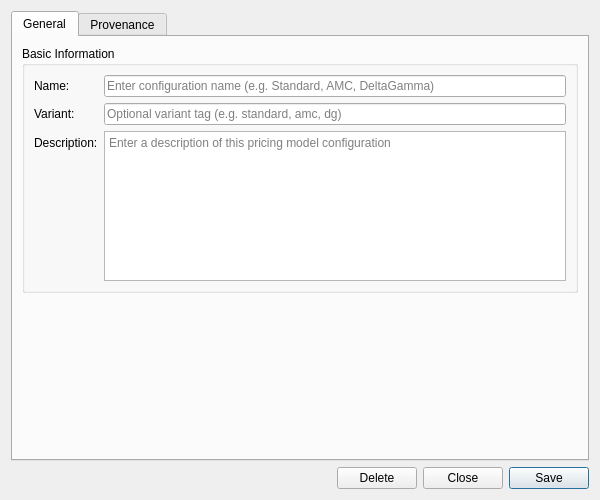
<?xml version="1.0" encoding="UTF-8"?>
<ui version="4.0">
 <class>PricingModelConfigDetailDialog</class>
 <widget class="QWidget" name="PricingModelConfigDetailDialog">
  <property name="geometry">
   <rect>
    <x>0</x>
    <y>0</y>
    <width>600</width>
    <height>500</height>
   </rect>
  </property>
  <property name="sizePolicy">
   <sizepolicy hsizetype="Preferred" vsizetype="Preferred">
    <horstretch>0</horstretch>
    <verstretch>0</verstretch>
   </sizepolicy>
  </property>
  <property name="minimumSize">
   <size>
    <width>600</width>
    <height>500</height>
   </size>
  </property>
  <property name="windowTitle">
   <string>Pricing Model Configuration Details</string>
  </property>
  <layout class="QVBoxLayout" name="verticalLayout">
   <item>
    <widget class="QTabWidget" name="tabWidget">
     <property name="currentIndex"><number>0</number></property>
     <widget class="QWidget" name="generalTab">
      <attribute name="title"><string>General</string></attribute>
      <layout class="QVBoxLayout" name="generalLayout">
       <item>
        <widget class="QGroupBox" name="basicInfoGroup">
         <property name="title">
          <string>Basic Information</string>
         </property>
         <layout class="QFormLayout" name="formLayout">
          <item row="0" column="0">
           <widget class="QLabel" name="labelName">
            <property name="text">
             <string>Name:</string>
            </property>
           </widget>
          </item>
          <item row="0" column="1">
           <widget class="QLineEdit" name="nameEdit">
            <property name="placeholderText">
             <string>Enter configuration name (e.g. Standard, AMC, DeltaGamma)</string>
            </property>
           </widget>
          </item>
          <item row="1" column="0">
           <widget class="QLabel" name="labelConfigVariant">
            <property name="text">
             <string>Variant:</string>
            </property>
           </widget>
          </item>
          <item row="1" column="1">
           <widget class="QLineEdit" name="configVariantEdit">
            <property name="placeholderText">
             <string>Optional variant tag (e.g. standard, amc, dg)</string>
            </property>
           </widget>
          </item>
          <item row="2" column="0">
           <widget class="QLabel" name="labelDescription">
            <property name="text">
             <string>Description:</string>
            </property>
           </widget>
          </item>
          <item row="2" column="1">
           <widget class="QPlainTextEdit" name="descriptionEdit">
            <property name="minimumSize">
             <size>
              <width>0</width>
              <height>80</height>
             </size>
            </property>
            <property name="maximumSize">
             <size>
              <width>16777215</width>
              <height>150</height>
             </size>
            </property>
            <property name="placeholderText">
             <string>Enter a description of this pricing model configuration</string>
            </property>
           </widget>
          </item>
         </layout>
        </widget>
       </item>
       <item>
        <spacer name="verticalSpacer">
         <property name="orientation">
          <enum>Qt::Vertical</enum>
         </property>
         <property name="sizeHint" stdset="0">
          <size>
           <width>20</width>
           <height>40</height>
          </size>
         </property>
        </spacer>
       </item>
      </layout>
     </widget>
     <widget class="QWidget" name="provenanceTab">
      <attribute name="title"><string>Provenance</string></attribute>
      <layout class="QVBoxLayout" name="provenanceTabLayout">
       <item>
        <widget class="ores::qt::ProvenanceWidget" name="provenanceWidget" native="true"/>
       </item>
      </layout>
     </widget>
    </widget>
   </item>
   <item>
    <layout class="QHBoxLayout" name="buttonLayout">
     <item>
      <spacer name="horizontalSpacer">
       <property name="orientation">
        <enum>Qt::Horizontal</enum>
       </property>
       <property name="sizeHint" stdset="0">
        <size>
         <width>40</width>
         <height>20</height>
        </size>
       </property>
      </spacer>
     </item>
     <item>
      <widget class="QPushButton" name="deleteButton">
       <property name="text">
        <string>Delete</string>
       </property>
      </widget>
     </item>
     <item>
      <widget class="QPushButton" name="closeButton">
       <property name="text">
        <string>Close</string>
       </property>
      </widget>
     </item>
     <item>
      <widget class="QPushButton" name="saveButton">
       <property name="text">
        <string>Save</string>
       </property>
       <property name="default">
        <bool>true</bool>
       </property>
      </widget>
     </item>
    </layout>
   </item>
  </layout>
 </widget>
 <customwidgets>
  <customwidget>
   <class>ores::qt::ProvenanceWidget</class>
   <extends>QWidget</extends>
   <header>ores.qt/ProvenanceWidget.hpp</header>
  </customwidget>
 </customwidgets>
 <resources/>
 <connections/>
</ui>
